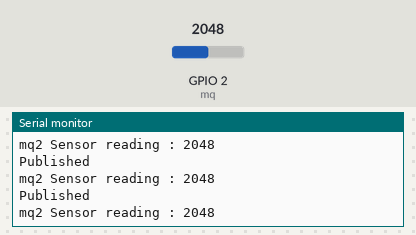
This sketch was run on a simulated ESP32. On the bench: the last lines printed to the serial monitor. The test bench sets the inputs (shaded band); at power-on: GPIO 2 (mq) = 2048. WiFi joins after 1.5 s; servers stay silent unless stated; no MQTT or app messages arrive unless stated.

Above: at 5.9 s.
6.0 s: GPIO 2 (mq) set to 243
At 6.5 s:
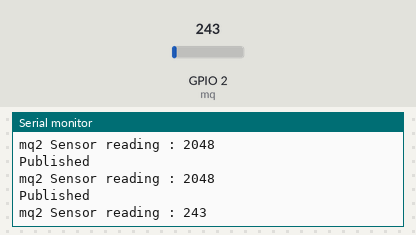
8.0 s: GPIO 2 (mq) set to 204
At 9.5 s:
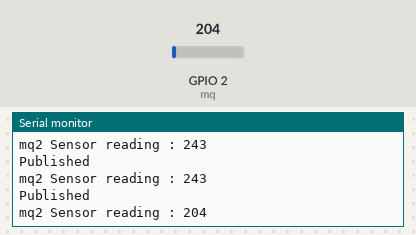
Timing chart, 0 to 11.0 s (numbered marks = the images above; inputs shaded):
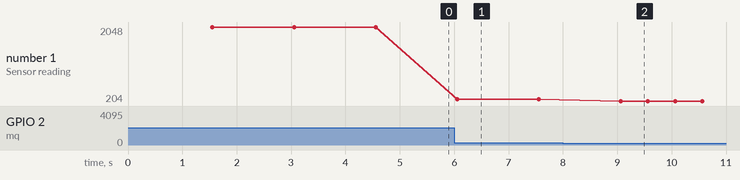

The sketch:

esp32_Sample.ino
```cpp
#include <WiFi.h>
#include <PubSubClient.h>


// Update these with values suitable for your network.

const char* ssid = "EngStudent_NEW";
const char* password = "3nG5tuDt";
const char* mqttServer = "10.40.18.10";   /// example 192.168.0.19
const int mqttPort = 1883;
const char* mqttUser = "";
const char* mqttPassword = "";
const char* topic = "326project/smartbuilding/safety/floor0/room0/sensor/smoke";

#define mq 2

WiFiClient espClient;
PubSubClient client(espClient);


int mqSensor;
boolean rc;
char msg[10];

void setup() {
  pinMode(mq,INPUT);
  Serial.begin(115200);
  WiFi.begin(ssid, password);

  while (WiFi.status() != WL_CONNECTED) {
    delay(500);
    Serial.println("Connecting to WiFi..");
  }

  Serial.println("Connected to the WiFi network");

  client.setServer(mqttServer, mqttPort);

  while (!client.connected()) {
    Serial.println("Connecting to MQTT...");

    if (client.connect("ESP32Client")) {

      Serial.println("connected");

    } else {

      Serial.print("failed with state ");
      Serial.print(client.state());
      delay(2000);

    }
  }


}


void loop() {
  client.loop();

  mqSensor = analogRead(mq);    //input for mq2 sensor
  Serial.print("mq2 Sensor reading : ");
  Serial.println(mqSensor);
  delay(500);
  dtostrf(mqSensor,4,2,msg); //converts double to string to msg
  //Serial.println(mq2Sensor);
  if(mqSensor>=225)
  {
    rc = client.publish(topic, msg);
    delay(1000);
    Serial.println("Published");
  }
  // ... and resubscribe
  client.subscribe(topic);
}
```

Measured:
- after the input at 6.0 s, the serial monitor: prints a new line after 0.06 s (image 1)
- after the input at 8.0 s, the serial monitor: prints a new line after 1.1 s (image 2)
- plotted number 1: 2048 → 243 after the input at 6.0 s, 243 → 204 after the input at 8.0 s
